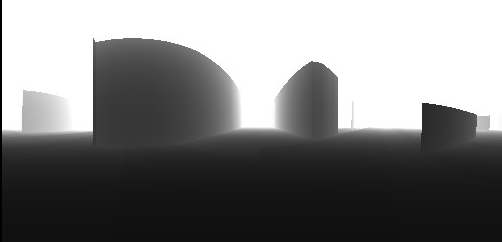

The Python source for this figure:
import os
import open3d as o3d
import numpy as np
import matplotlib.pyplot as plt

pyexample_path = os.path.dirname(os.path.dirname(os.path.abspath(__file__)))
test_data_path = os.path.join(os.path.dirname(pyexample_path), 'test_data')


def custom_draw_geometry(pcd):
    # The following code achieves the same effect as:
    # o3d.visualization.draw_geometries([pcd])
    vis = o3d.visualization.Visualizer()
    vis.create_window()
    vis.add_geometry(pcd)
    vis.run()
    vis.destroy_window()


def custom_draw_geometry_with_custom_fov(pcd, fov_step):
    vis = o3d.visualization.Visualizer()
    vis.create_window()
    vis.add_geometry(pcd)
    ctr = vis.get_view_control()
    print("Field of view (before changing) %.2f" % ctr.get_field_of_view())
    ctr.change_field_of_view(step=fov_step)
    print("Field of view (after changing) %.2f" % ctr.get_field_of_view())
    vis.run()
    vis.destroy_window()


def custom_draw_geometry_with_rotation(pcd):

    def rotate_view(vis):
        ctr = vis.get_view_control()
        ctr.rotate(10.0, 0.0)
        return False

    o3d.visualization.draw_geometries_with_animation_callback([pcd],
                                                              rotate_view)


def custom_draw_geometry_load_option(pcd):
    vis = o3d.visualization.Visualizer()
    vis.create_window()
    vis.add_geometry(pcd)
    vis.get_render_option().load_from_json(
        os.path.join(test_data_path, 'renderoption.json'))
    vis.run()
    vis.destroy_window()


def custom_draw_geometry_with_key_callback(pcd):

    def change_background_to_black(vis):
        opt = vis.get_render_option()
        opt.background_color = np.asarray([0, 0, 0])
        return False

    def load_render_option(vis):
        vis.get_render_option().load_from_json(
            os.path.join(test_data_path, 'renderoption.json'))
        return False

    def capture_depth(vis):
        depth = vis.capture_depth_float_buffer()
        plt.imshow(np.asarray(depth))
        plt.show()
        return False

    def capture_image(vis):
        image = vis.capture_screen_float_buffer()
        plt.imshow(np.asarray(image))
        plt.show()
        return False

    key_to_callback = {}
    key_to_callback[ord("K")] = change_background_to_black
    key_to_callback[ord("R")] = load_render_option
    key_to_callback[ord(",")] = capture_depth
    key_to_callback[ord(".")] = capture_image
    o3d.visualization.draw_geometries_with_key_callbacks([pcd], key_to_callback)


def custom_draw_geometry_with_camera_trajectory(pcd):
    custom_draw_geometry_with_camera_trajectory.index = -1
    custom_draw_geometry_with_camera_trajectory.trajectory =\
            o3d.io.read_pinhole_camera_trajectory(
                os.path.join(test_data_path, 'camera_trajectory.json'))
    custom_draw_geometry_with_camera_trajectory.vis = o3d.visualization.Visualizer(
    )
    image_path = os.path.join(test_data_path, 'image')
    if not os.path.exists(image_path):
        os.makedirs(image_path)
    depth_path = os.path.join(test_data_path, 'depth')
    if not os.path.exists(depth_path):
        os.makedirs(depth_path)
    render_option_path = os.path.join(test_data_path, 'renderoption.json')

    def move_forward(vis):
        # This function is called within the o3d.visualization.Visualizer::run() loop
        # The run loop calls the function, then re-render
        # So the sequence in this function is to:
        # 1. Capture frame
        # 2. index++, check ending criteria
        # 3. Set camera
        # 4. (Re-render)
        ctr = vis.get_view_control()
        glb = custom_draw_geometry_with_camera_trajectory
        if glb.index >= 0:
            print("Capture image {:05d}".format(glb.index))
            depth = vis.capture_depth_float_buffer(False)
            image = vis.capture_screen_float_buffer(False)
            plt.imsave(os.path.join(depth_path, '{:05d}.png'.format(glb.index)),\
                    np.asarray(depth), dpi = 1)
            plt.imsave(os.path.join(image_path, '{:05d}.png'.format(glb.index)),\
                    np.asarray(image), dpi = 1)
            # vis.capture_depth_image("depth/{:05d}.png".format(glb.index), False)
            # vis.capture_screen_image("image/{:05d}.png".format(glb.index), False)
        glb.index = glb.index + 1
        if glb.index < len(glb.trajectory.parameters):
            ctr.convert_from_pinhole_camera_parameters(
                glb.trajectory.parameters[glb.index], allow_arbitrary=True)
        else:
            custom_draw_geometry_with_camera_trajectory.vis.\
                    register_animation_callback(None)
        return False

    vis = custom_draw_geometry_with_camera_trajectory.vis
    vis.create_window()
    vis.add_geometry(pcd)
    vis.get_render_option().load_from_json(render_option_path)
    vis.register_animation_callback(move_forward)
    vis.run()
    vis.destroy_window()


if __name__ == "__main__":
    pcd_data = o3d.data.PCDPointCloud()
    pcd = o3d.io.read_point_cloud('/home/[user]/Downloads/35763320000.pcd')

    print("1. Customized visualization to mimic DrawGeometry")
    custom_draw_geometry(pcd)

    print("2. Changing field of view")
    custom_draw_geometry_with_custom_fov(pcd, 90.0)
    custom_draw_geometry_with_custom_fov(pcd, -90.0)

    print("3. Customized visualization with a rotating view")
    custom_draw_geometry_with_rotation(pcd)

    print("4. Customized visualization showing normal rendering")
    custom_draw_geometry_load_option(pcd)

    print("5. Customized visualization with key press callbacks")
    print("   Press 'K' to change background color to black")
    print("   Press 'R' to load a customized render option, showing normals")
    print("   Press ',' to capture the depth buffer and show it")
    print("   Press '.' to capture the screen and show it")
    custom_draw_geometry_with_key_callback(pcd)

    print("6. Customized visualization playing a camera trajectory")
    custom_draw_geometry_with_camera_trajectory(pcd)